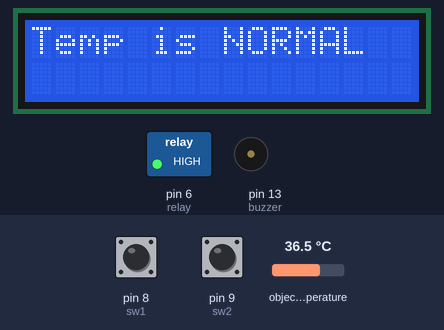
Simulated run of this sketch. Board: Arduino Uno, built with avr-gcc and run on an emulated ATmega328P. Shown: 16×2 character LCD, switched loads named in the sketch (green lamp = pin HIGH), buzzer (waves = sounding, pin HIGH). The test bench sets the inputs (shaded band); at power-on: object temperature 36.5 °C, pin 8 (sw1) HIGH, pin 9 (sw2) HIGH. What the sketch prints to the serial monitor is not drawn.

Above: at 1.2 s.
1.3 s: object temperature set to 37.6 °C
3.2 s: object temperature set to 38.2 °C
At 4.7 s:
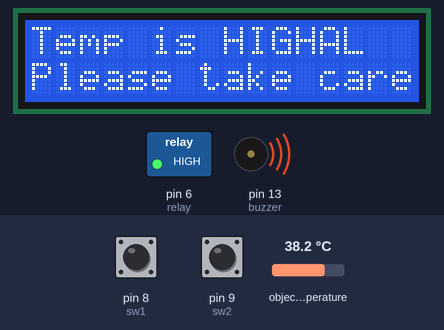
5.6 s: object temperature set to 20 °C
At 7.0 s:
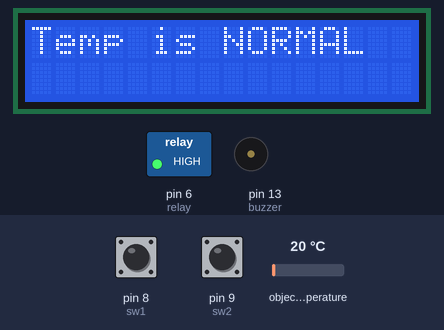
7.6 s: pin 8 (sw1) pulled LOW for 0.6 s
At 10.0 s:
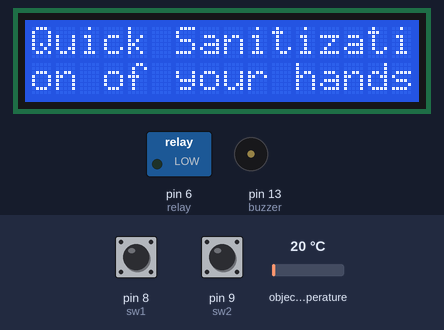
11.3 s: pin 9 (sw2) pulled LOW for 0.6 s
At 12.9 s:
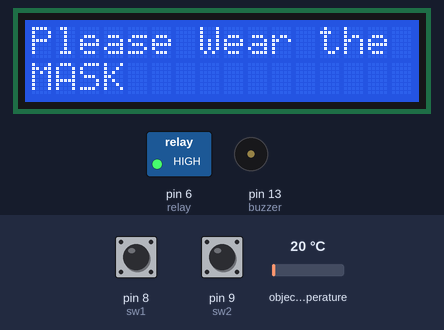
15.0 s: pin 9 (sw2) pulled LOW for 1 s
Timing chart, 0 to 18.0 s (numbered marks = the images above; inputs shaded):
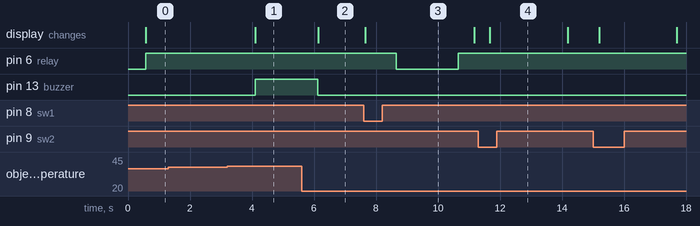

The sketch:

infection_code.ino
```cpp
#include <Adafruit_MLX90614.h>
#include <LiquidCrystal.h>

// Define objects and pins
Adafruit_MLX90614 mlx = Adafruit_MLX90614();
int buzzer = 13;
int sw1 = 8;
int sw2 = 9;
int relay = 6;

const int rs = 12, en = 11, d4 = 5, d5 = 4, d6 = 3, d7 = 2;
LiquidCrystal lcd(rs, en, d4, d5, d6, d7);

void setup() {
  Serial.begin(9600);

  pinMode(buzzer, OUTPUT);
  pinMode(relay, OUTPUT);
  pinMode(sw1, INPUT_PULLUP);
  pinMode(sw2, INPUT_PULLUP);

  lcd.begin(16, 2);

  // Initialize the MLX sensor
  if (!mlx.begin()) {
    Serial.println("Error connecting to MLX sensor. Check wiring.");
    while (1);
  }
}

void loop() {
  // Read and print the temperature
  float temperature = mlx.readObjectTempC();
  Serial.print("Temperature= ");
  Serial.print(temperature);
  Serial.println("*C");
  delay(500);

  // Check if the temperature is too high
  if (temperature > 38) {
    digitalWrite(buzzer, HIGH);
    Serial.println("Temperature is too high");

    lcd.setCursor(0, 0);
    lcd.print("Temp is HIGH");
    lcd.setCursor(0, 1);
    lcd.print("Please take care");
  } else {
    digitalWrite(buzzer, LOW);
    Serial.println("Temperature is Normal");

    lcd.clear();
    lcd.setCursor(0, 0);
    lcd.print("Temp is NORMAL");

    // Check switch 1 status
    int var1 = digitalRead(sw1);
    if (var1 == LOW) {
      Serial.println("Please stand here and hold the hand for sanitization");
      lcd.setCursor(0, 0);
      lcd.print("Quick Sanitizati");
      lcd.setCursor(0, 1);
      lcd.print("on of your hands");

      delay(1000);
      digitalWrite(relay, LOW);  // Activate relay
      delay(2000);
      digitalWrite(relay, HIGH); // Deactivate relay
    }

    // Check switch 2 status
    int var2 = digitalRead(sw2);
    if (var2 == LOW) {
      Serial.println("Please Wear the Mask");
      lcd.setCursor(0, 0);
      lcd.print("Please Wear the ");
      lcd.setCursor(0, 1);
      lcd.print("MASK");
      delay(2000);
    } else {
      digitalWrite(relay, HIGH);  // Ensure relay is deactivated
    }
  }
}
```

Measured:
- the behaviour switches between 37.9 and 38 °C on object temperature (found by bisection; images 0 and 1)
- after the input at 1.3 s, every drawn part: stays the same
- after the input at 3.2 s, pin 13 (buzzer): LOW → HIGH after 0.90 s; the display: changes after 0.91 s (image 1)
- after the input at 5.6 s, pin 13 (buzzer): HIGH → LOW after 0.53 s; the display: changes after 0.53 s (image 2)
- after the input at 7.6 s, pin 6 (relay): HIGH → LOW after 1.1 s, → HIGH 2.0 s later; the display: changes after 0.06 s (image 3)
- after the input at 11.3 s, the display: changes after 0.37 s (image 4)
